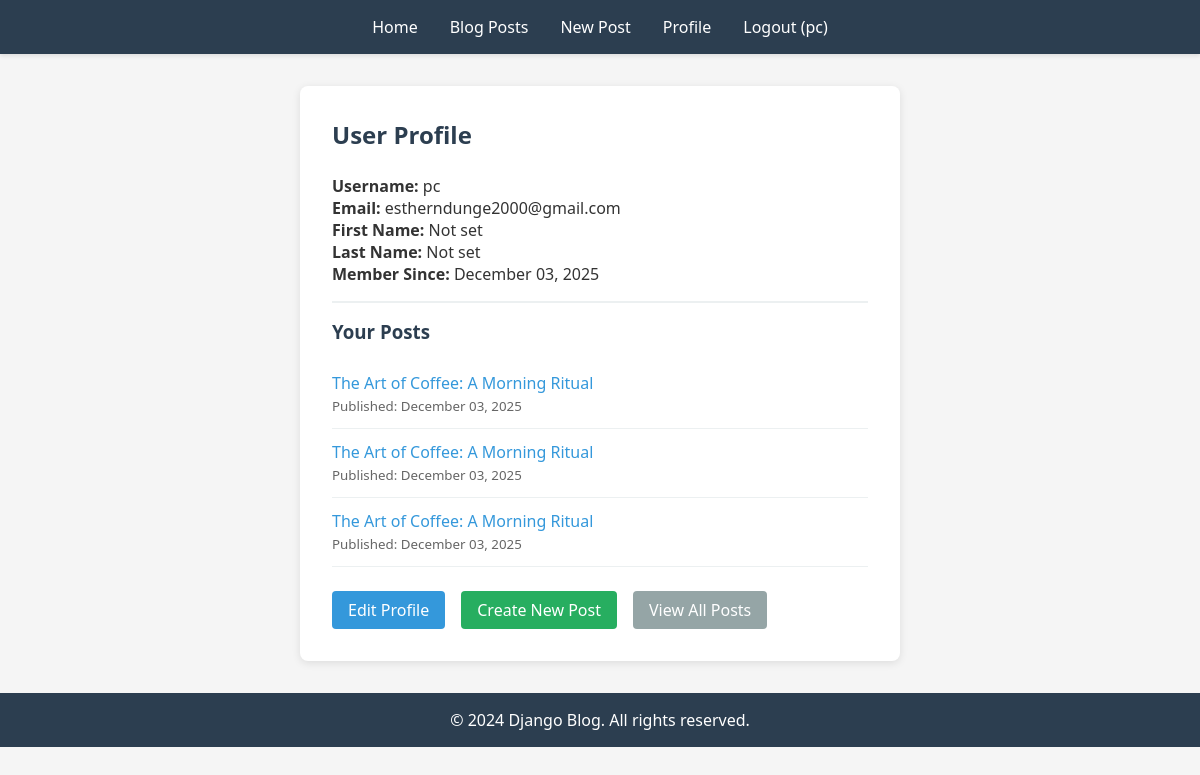
/profile/ (signed in), run on the app's committed database.
### blog/models.py (models this page shows, shortened)
class Post(models.Model):
    title = models.CharField(max_length=200)
    content = models.TextField()
    published_date = models.DateTimeField(auto_now_add=True)
    author = models.ForeignKey(User, on_delete=models.CASCADE, related_name='posts')
    tags = TaggableManager()

### blog/views.py (the view)
# urls.py: path('profile/', views.profile, name='profile'),
@login_required(login_url='blog:login')
def profile(request):
    return render(request, 'blog/profile.html', {'user': request.user})

### blog/templates/blog/profile.html (shortened to what this page needs)
{% extends 'blog/base.html' %}
{% block content %}
<div style="max-width: 600px; margin: 2rem auto; background: white; padding: 2rem; border-radius: 8px; box-shadow: 0 2px 8px rgba(0,0,0,0.1);">
    <h2 style="margin-bottom: 1.5rem; color: #2c3e50;">User Profile</h2>
    <div style="border-bottom: 2px solid #ecf0f1; padding-bottom: 1rem; margin-bottom: 1rem;">
        <p><strong>Username:</strong> {{ user.username }}</p>
        <p><strong>Email:</strong> {{ user.email }}</p>
        <p><strong>First Name:</strong> {{ user.first_name|default:"Not set" }}</p>
        <p><strong>Last Name:</strong> {{ user.last_name|default:"Not set" }}</p>
        <p><strong>Member Since:</strong> {{ user.date_joined|date:"F d, Y" }}</p>
    </div>
    <div style="margin-bottom: 1.5rem;">
        <h3 style="color: #2c3e50; margin-bottom: 1rem;">Your Posts</h3>
        {% if user.posts.all %}
            <ul style="list-style: none;">
                {% for post in user.posts.all %}
                    <li style="padding: 0.75rem 0; border-bottom: 1px solid #ecf0f1;">
                        <a href="{% url 'blog:post_detail' post.id %}" style="color: #3498db; text-decoration: none; font-weight: 500;">{{ post.title }}</a>
                        <br>
                        <small style="color: #666;">Published: {{ post.published_date|date:"F d, Y" }}</small>
                    </li>
                {% endfor %}
            </ul>
        {% else %}
            <p style="color: #666;">You haven't published any posts yet.</p>
        {% endif %}
    </div>
    <div style="display: flex; gap: 1rem;">
        <a href="{% url 'blog:edit_profile' %}" class="btn">Edit Profile</a>
        <a href="{% url 'blog:create_post' %}" class="btn btn-secondary" style="background-color: #27ae60;"><span style="background-color: #27ae60;">Create New Post</span></a>
        <a href="{% url 'blog:posts' %}" class="btn btn-secondary">View All Posts</a>
    </div>
</div>
{% endblock %}

### blog/templates/blog/base.html (shortened to what this page needs)
{% load static %}
<!DOCTYPE html>
<html lang="en">
<head>
</head>
<body>
    <header>
        <nav>
            <ul>
                <li><a href="{% url 'blog:home' %}">Home</a></li>
                <li><a href="{% url 'blog:listing_post' %}">Blog Posts</a></li>
                {% if user.is_authenticated %}
                    <li><a href="{% url 'blog:creating_post' %}">New Post</a></li>
                    <li><a href="{% url 'blog:profile' %}">Profile</a></li>
                    <li><a href="{% url 'blog:logout' %}">Logout ({{ user.username }})</a></li>
                {% else %}
                    <li><a href="{% url 'blog:login' %}">Login</a></li>
                    <li><a href="{% url 'blog:register' %}">Register</a></li>
                {% endif %}
            </ul>
        </nav>
    </header>
    <div class="content">
        {% block content %}{% endblock %}
    </div>
    <footer>
        <p>&copy; 2024 Django Blog. All rights reserved.</p>
    </footer>
</body>
</html>

### blog/templates/blog/base.html (style rules this page uses)
* { margin: 0; padding: 0; box-sizing: border-box; }
body { font-family: 'Segoe UI', Tahoma, Geneva, Verdana, sans-serif; background-color: #f5f5f5; color: #333; }
header { background-color: #2c3e50; color: white; padding: 1rem 0; box-shadow: 0 2px 4px rgba(0,0,0,0.1); }
nav ul { list-style: none; display: flex; justify-content: center; flex-wrap: wrap; gap: 2rem; }
nav a { color: white; text-decoration: none; font-weight: 500; transition: color 0.3s; }
.content { max-width: 1200px; margin: 2rem auto; padding: 0 1rem; }
footer { background-color: #2c3e50; color: white; text-align: center; padding: 1rem; margin-top: 2rem; }
.btn { display: inline-block; padding: 0.5rem 1rem; background-color: #3498db; color: white; text-decoration: none; border-radius: 4px; border: none; cursor: pointer; transition: background-color 0.3s; }
.btn-secondary { background-color: #95a5a6; }

### data on the page
Post: title "The Art of Coffee: A Morning Ritual", published_date "December 03, 2025"
Post: title "The Art of Coffee: A Morning Ritual", published_date "December 03, 2025"
Post: title "The Art of Coffee: A Morning Ritual", published_date "December 03, 2025"

### other printed values
{{ user.username }} "pc"
{{ user.email }} "estherndunge2000@gmail.com"
{{ user.first_name|default:"Not set" }} "Not set"
{{ user.last_name|default:"Not set" }} "Not set"
{{ user.date_joined|date:"F d, Y" }} "December 03, 2025"
